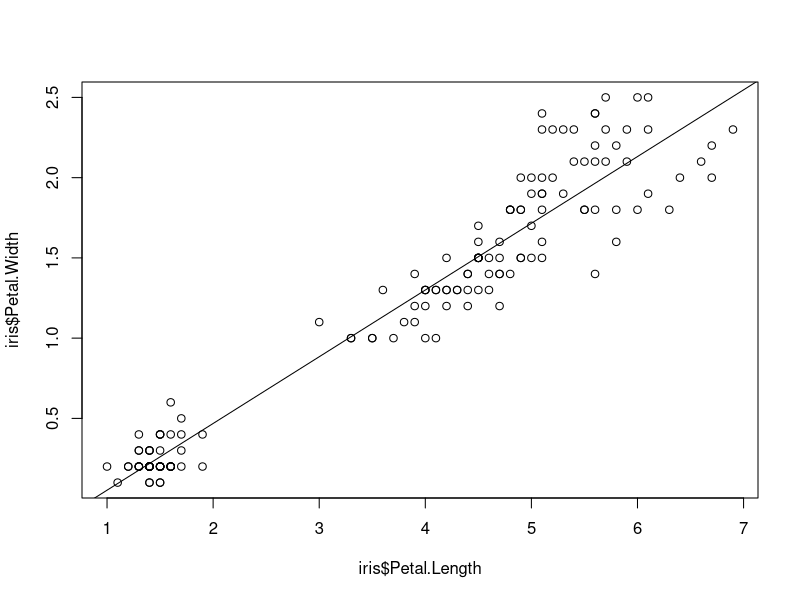

Here is the R script that generated this plot:
rm(list = ls())

data(iris)
head(iris)
# Sepal.Length Sepal.Width Petal.Length Petal.Width Species
# 1          5.1         3.5          1.4         0.2  setosa
# 2          4.9         3.0          1.4         0.2  setosa
# 3          4.7         3.2          1.3         0.2  setosa
# 4          4.6         3.1          1.5         0.2  setosa
# 5          5.0         3.6          1.4         0.2  setosa
# 6          5.4         3.9          1.7         0.4  setosa


#花弁(Petal)の長さ(Length)と幅(Width)の相関をとってみる
cor(iris$Petal.Length, iris$Petal.Width, method = "pearson")
# [1] 0.9628654
cor(iris$Petal.Length, iris$Petal.Width, method = "spearman")
# [1] 0.9376668

#相関係数の検定を行う
cor.test(iris$Petal.Length, iris$Petal.Width, method = "pearson")
# Pearson's product-moment correlation
# 
# data:  iris$Petal.Length and iris$Petal.Width
# t = 43.387, df = 148, p-value < 2.2e-16
# alternative hypothesis: true correlation is not equal to 0
# 95 percent confidence interval:
# 0.9490525 0.9729853
# sample estimates:
# cor 
# 0.9628654 
cor.test(iris$Petal.Length, iris$Petal.Width, method = "spearman")
# Spearman's rank correlation rho
# 
# data:  iris$Petal.Length and iris$Petal.Width
# S = 35061, p-value < 2.2e-16
# alternative hypothesis: true rho is not equal to 0
# sample estimates:
# rho 
# 0.9376668 
# 
# 警告メッセージ: 
# cor.test.default(iris$Petal.Length, iris$Petal.Width, method = "spearman") で: 
# タイのため正確な p 値を計算することができません 

#プロットしてみる
plot(iris$Petal.Length, iris$Petal.Width)
#回帰曲線を追加する
lr <- lm(iris$Petal.Width ~ iris$Petal.Length) #回帰直線のモデルを作成
abline(lr) #plotに追記

#ファイルに保存
png("190913_correlation_lm.png", width = 1440, height = 1440, res = 300)
plot(iris$Petal.Length, iris$Petal.Width)
lr <- lm(iris$Petal.Width ~ iris$Petal.Length)
abline(lr)
dev.off()
